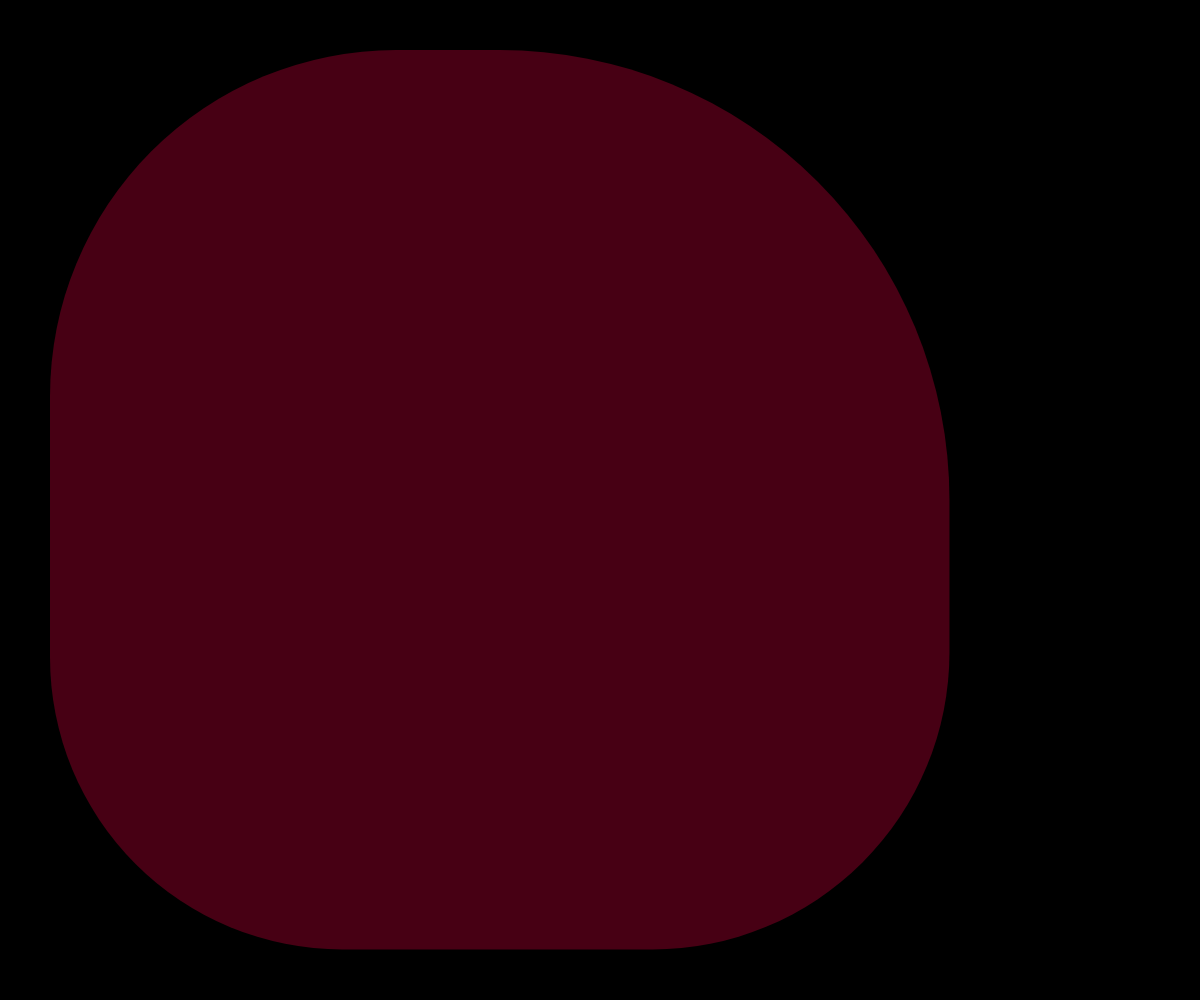
Frame 1 (no input)
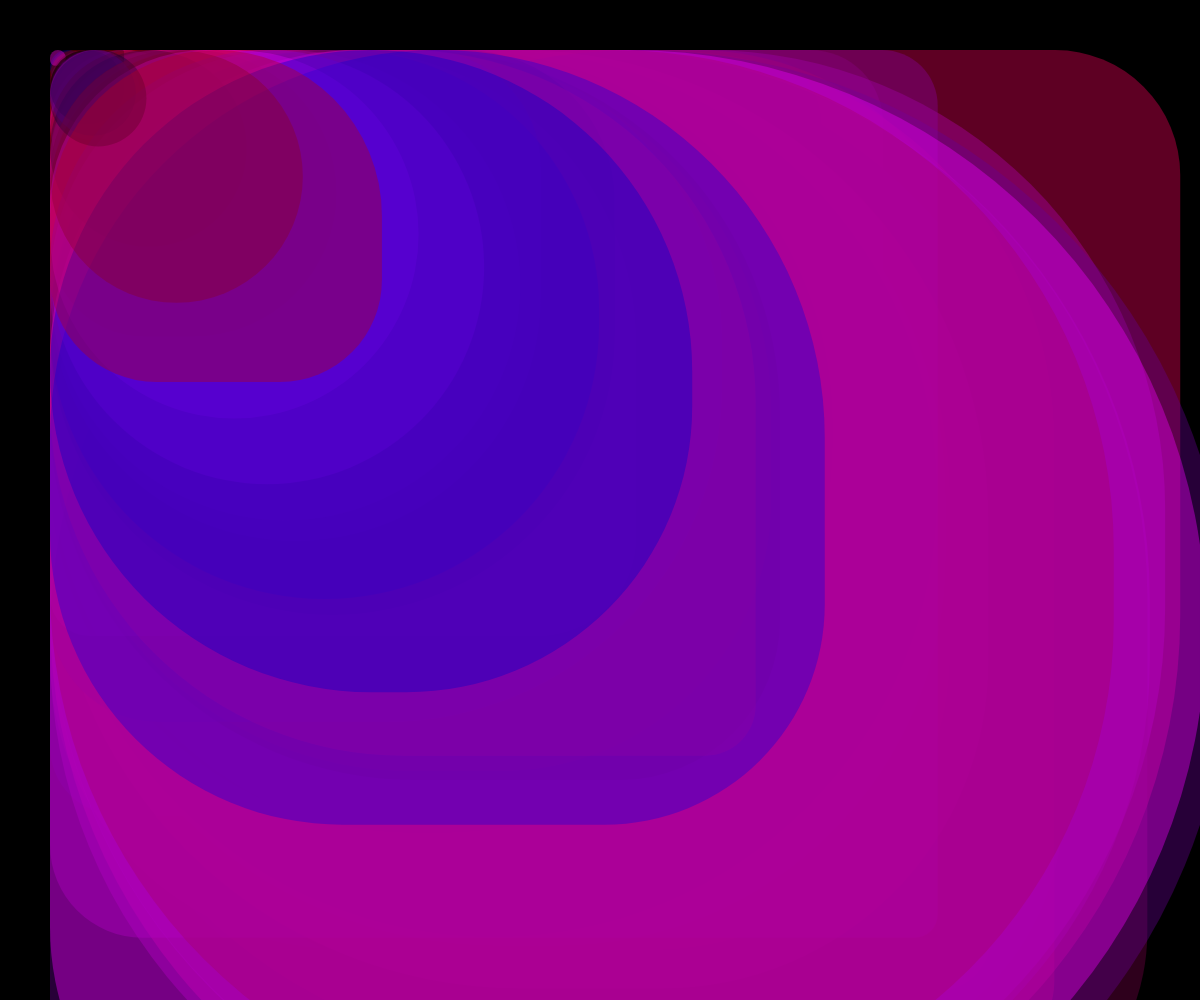
Frame 60 (no input)
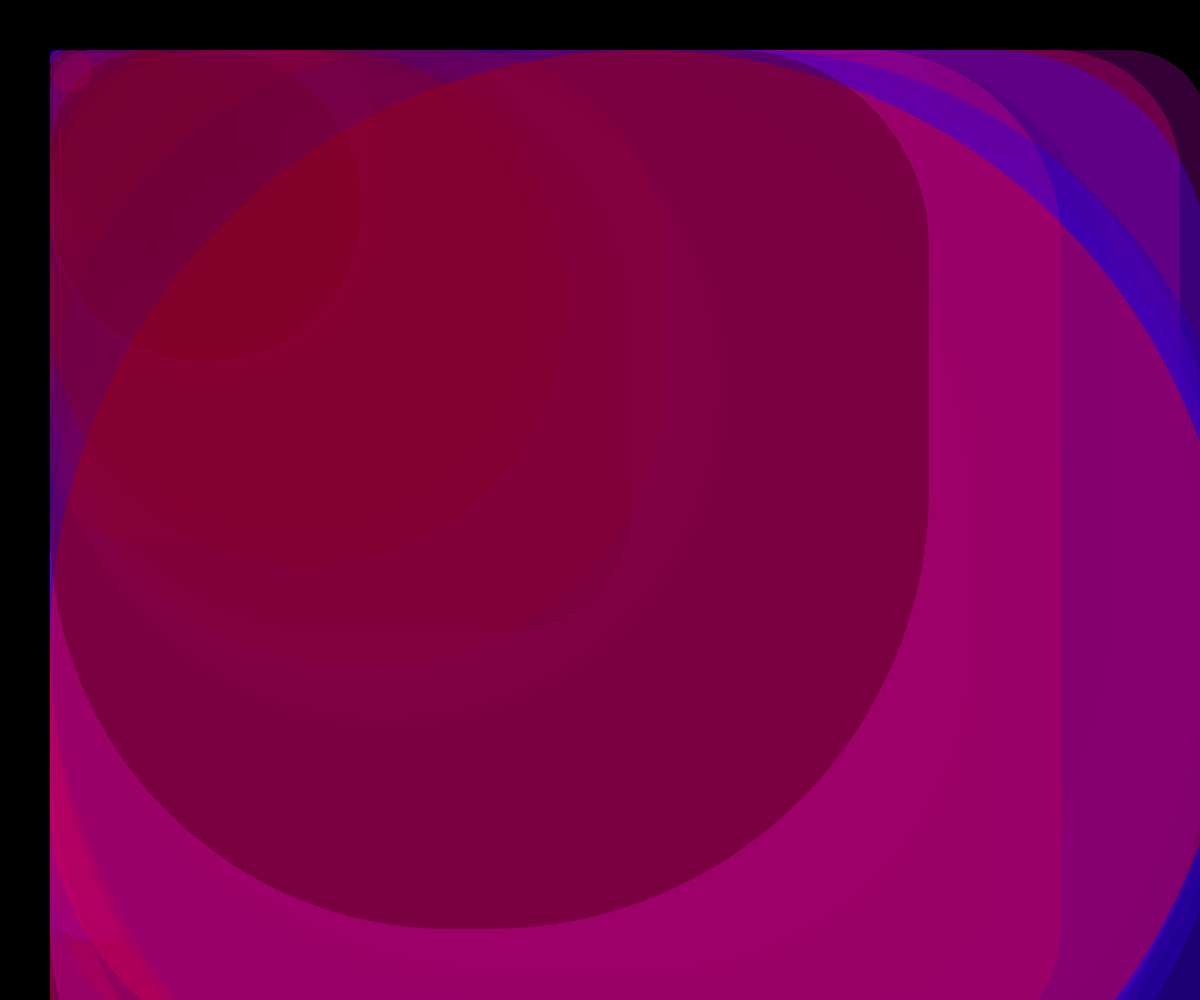
Frame 120 (the mouse pressed at the canvas centre since frame 60)

The p5.js sketch that drew these frames (run headless with seeded random() and noise() and a simulated clock; from frame 60 on, the mouse is pressed at the canvas centre):

// p5.js sketch
// ── sketch.js
let xTwo, yTwo, xThree, yThree, xFour, yFour, r, g, b;

function setup() {
  createCanvas(windowWidth, windowHeight);
  background(0);
}

function draw() {
  r = random(255);
  g = 0;
  b = random(255);
  xTwo = random(width);
  yTwo = random(height);
  xThree = random(width);
  yThree = random(height);
  xFour = random(width);
  yFour = random(height);
  noStroke();
  fill(r, g, b, 100);
  square(50, 50, xTwo, yTwo, xThree, yThree, xFour, yFour);
}
